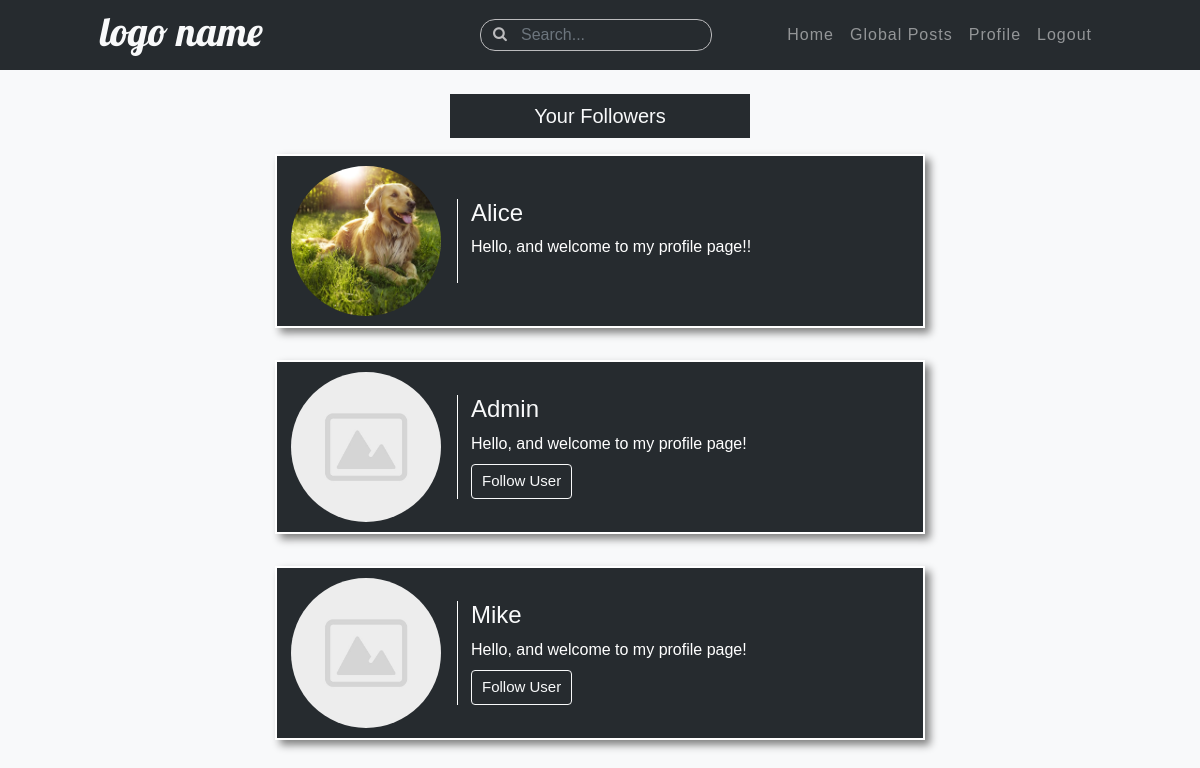
Before: /user/followers/jordan/ (signed in) with the older database file.
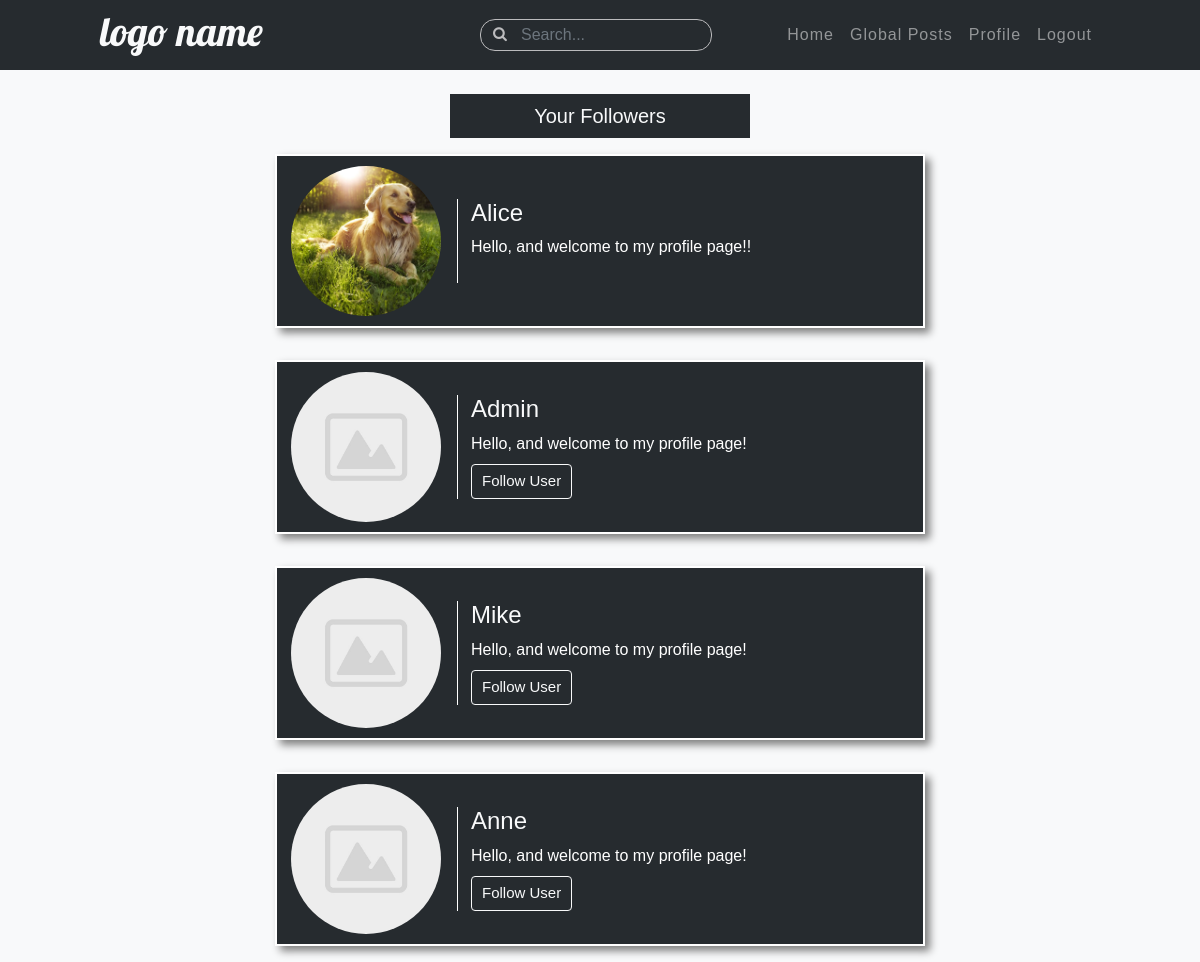
After: the same page with the newer database file.
### users/models.py (models this page shows, shortened)
class Profile(models.Model):
    user = models.OneToOneField(User, on_delete=models.CASCADE)
    image = models.ImageField(default='default.jpg', upload_to='profile-image')
    bio = models.CharField(max_length=150)
    following = models.ManyToManyField(User, related_name='followers')

### users/views.py (the view)
# urls.py: path('followers/<str:username>/', views.followers, name='followers'),
def followers(request, username):
    user = User.objects.get(username=username)
    return render(request, 'users/followers.html', {
        'current_user': user,
        'parameter': username,
        'following_list': list(Profile.objects.get(user=request.user).following.all())
    })

### users/templates/users/followers.html (shortened to what this page needs)
{% extends 'photo_sharing/layout.html' %}
{% block content %}
<br>
{% if current_user.followers.all.count > 0 %}
    <div class='home-icons w-25 my-auto'>
        {% if parameter == user.username %}
        <h5 class='text-center my-auto'>Your Followers</h5>
        {% else %}
        <h5 class='text-center my-auto'>{{ parameter|title }}'s Followers</h5>
        {% endif %}
    </div>
{% endif %}
{% for person in current_user.followers.all %}
<div class="row no-gutters user-page">
    <div class='col-12 profile-background my-3'>
        <div class="profile-block">
            <div class='image-col mr-3 pl-1 my-auto'>
                <img class='profile-image' src="{{ person.user.profile.image.url }}" alt="User Profile Image">
            </div>
            <div class='bio-col my-auto pr-0'>
                <a class='username-link' href="{% url 'profile' person.user.username %}"><h4>{{ person.user.username|title }}</h4></a>
                <p class='mb-2'>{{ person.user.profile.bio|truncatechars:90 }}</p>
                {% if person.user not in following_list and person.user != user %}
                <a class='btn btn-outline-light mt-0 user-btn' href="{% url 'follow' person.user.id %}">Follow User</a>
                {% else %}
                <div class='py-2'></div>
                {% endif %}
            </div>
        </div>
    </div>
</div>
{% endfor %}
{% endblock %}

Changed rows visible on the page:
added Profile: user.profile.image (placeholder picture), user.username "Anne", user.profile.bio "Hello, and welcome to my profile page!", shows "Follow User"
